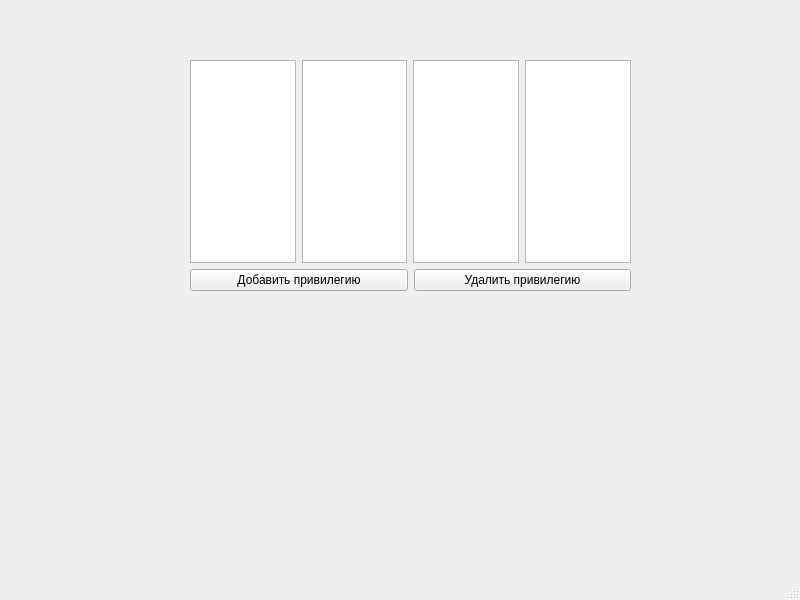
<?xml version="1.0" encoding="UTF-8"?>
<ui version="4.0">
 <class>MainWindow</class>
 <widget class="QMainWindow" name="MainWindow">
  <property name="geometry">
   <rect>
    <x>0</x>
    <y>0</y>
    <width>800</width>
    <height>600</height>
   </rect>
  </property>
  <property name="windowTitle">
   <string>MainWindow</string>
  </property>
  <widget class="QWidget" name="centralwidget">
   <widget class="QWidget" name="verticalLayoutWidget">
    <property name="geometry">
     <rect>
      <x>190</x>
      <y>60</y>
      <width>441</width>
      <height>231</height>
     </rect>
    </property>
    <layout class="QVBoxLayout" name="mainLayout">
     <item>
      <layout class="QVBoxLayout" name="verticalLayout">
       <item>
        <layout class="QHBoxLayout" name="horizontalLayout">
         <item>
          <widget class="QListWidget" name="users_listWidget"/>
         </item>
         <item>
          <widget class="QListWidget" name="tables_listWidget"/>
         </item>
         <item>
          <widget class="QListWidget" name="allPrivileges_listWidget"/>
         </item>
         <item>
          <widget class="QListWidget" name="grantedPrivileges_listWidget"/>
         </item>
        </layout>
       </item>
       <item>
        <layout class="QHBoxLayout" name="horizontalLayout_2">
         <item>
          <widget class="QPushButton" name="addPrivilege_pushButton">
           <property name="text">
            <string>Добавить привилегию</string>
           </property>
          </widget>
         </item>
         <item>
          <widget class="QPushButton" name="deletePrivilege_pushButton">
           <property name="text">
            <string>Удалить привилегию</string>
           </property>
          </widget>
         </item>
        </layout>
       </item>
      </layout>
     </item>
    </layout>
   </widget>
  </widget>
  <widget class="QMenuBar" name="menubar">
   <property name="geometry">
    <rect>
     <x>0</x>
     <y>0</y>
     <width>800</width>
     <height>30</height>
    </rect>
   </property>
  </widget>
  <widget class="QStatusBar" name="statusbar"/>
 </widget>
 <resources/>
 <connections/>
</ui>
